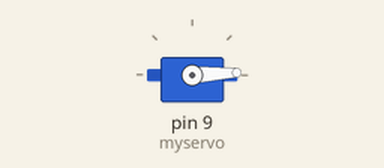
Simulated run of this sketch. Board: Arduino Uno, built with avr-gcc and run on an emulated ATmega328P. Shown: servo.

Above: at 0.05 s.
At 1.3 s:
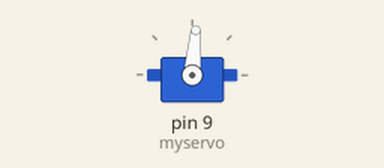
At 2.6 s:
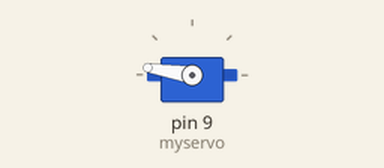
At 5.2 s:
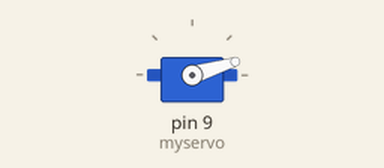
Timing chart, 0 to 7.1 s (numbered marks = the images above):
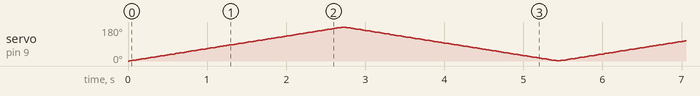

The sketch:

singleservo.ino
```cpp
#include <Servo.h>

Servo myservo;			// create servo object
int pos = 0;			// servo position

void setup() {
	myservo.attach(9);	// attach servo on pin 9 to servo object
}

void loop() {
	for (pos = 0; pos < 180; pos++) {
		myservo.write(pos);
		delay(15);
	}

	for (pos = 180; pos >= 1; pos--) {
		myservo.write(pos);
		delay(15);
	}
}
```
